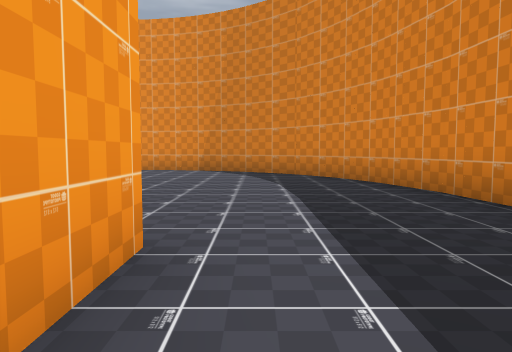
[1] (above)

24 first-person views from a walk through a level from a Godot 3-D game. The camera is 1.2 m above the floor, tilts 4° down and sees 70° across. The floor is counted in squares, 2 m on a side. Each view is taken from the middle of a square. On the plan, view 1 faces up. The plan holds only what a view shows up to about 10 squares ahead; the rest is blank. The place goes on beyond the plan. Characters and animated objects are not drawn.

[2]
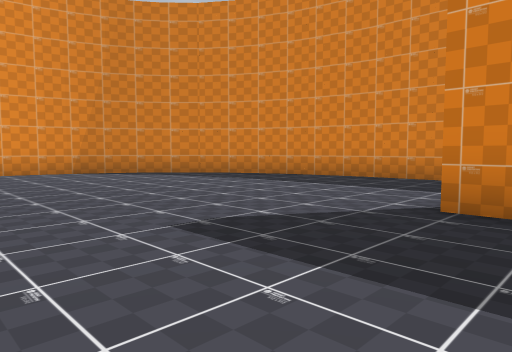

[3]
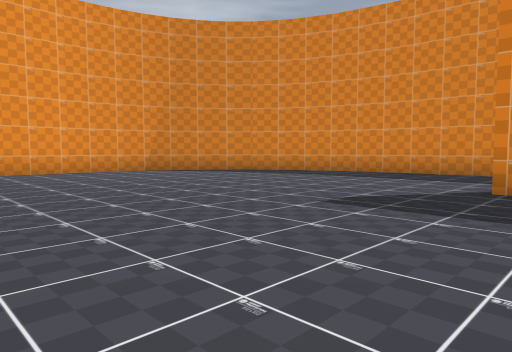

[4]
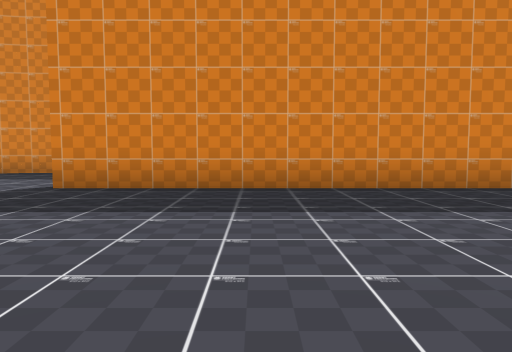

[5]
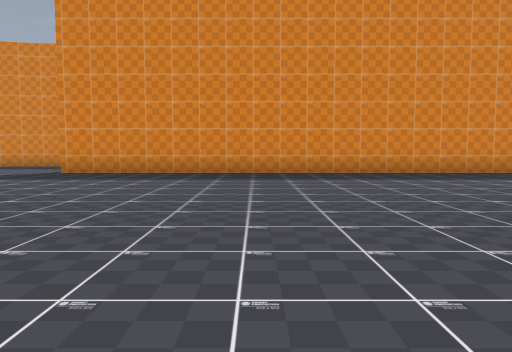

[6]
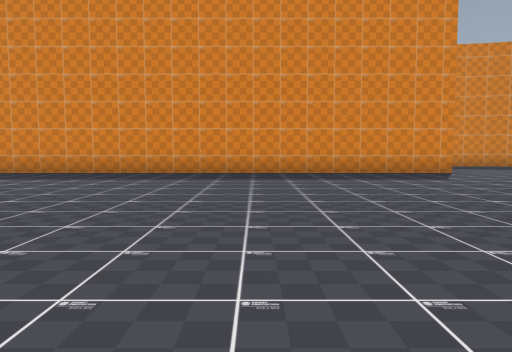

[7]
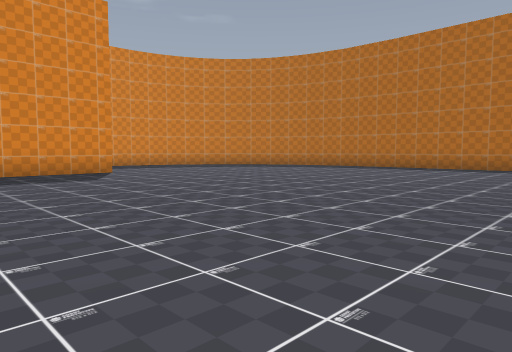

[8]
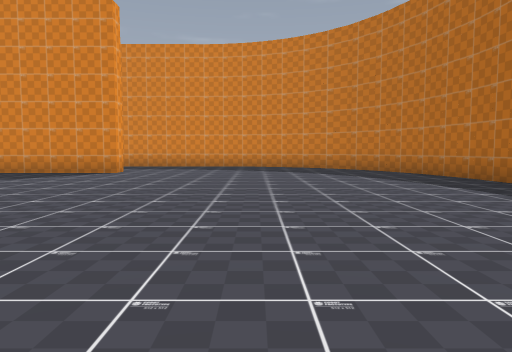

[9]
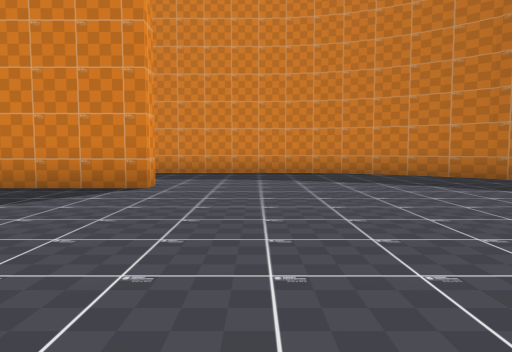

[10]
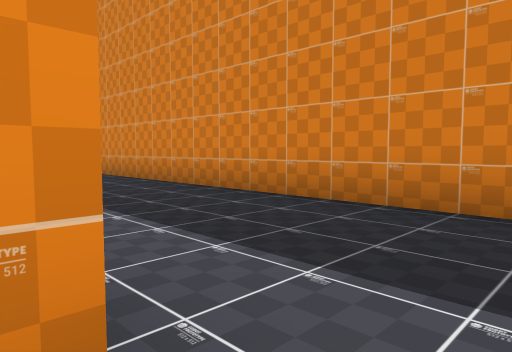

[11]
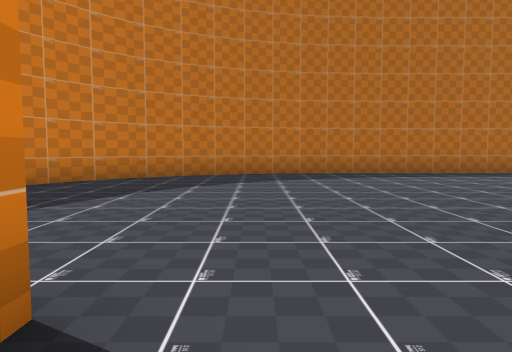

[12]
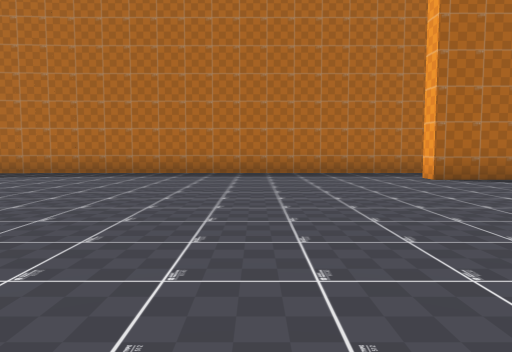

[13]
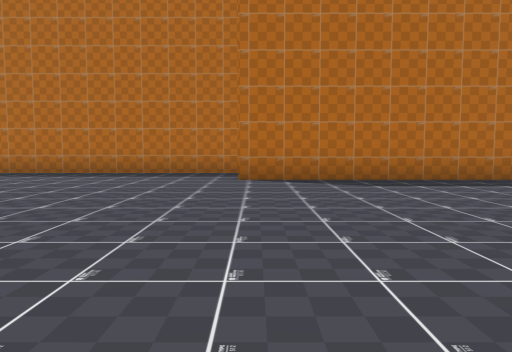

[14]
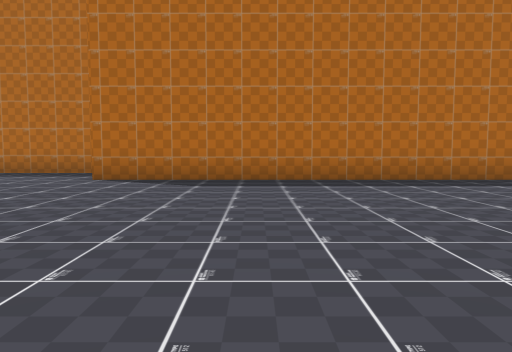

[15]
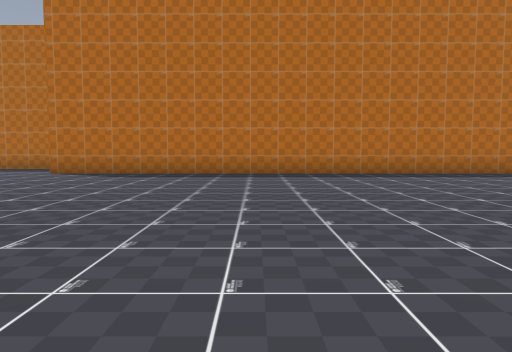

[16]
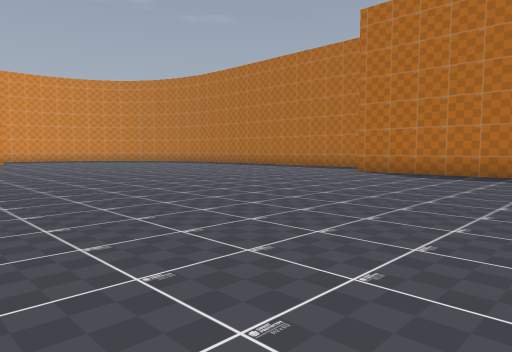

[17]
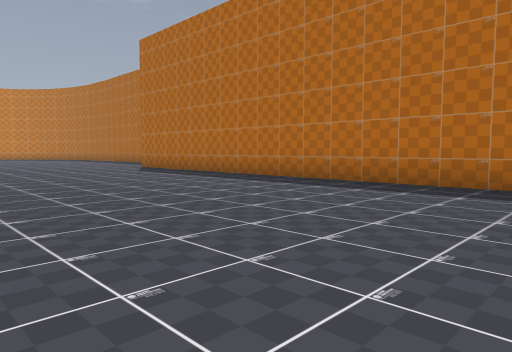

[18]
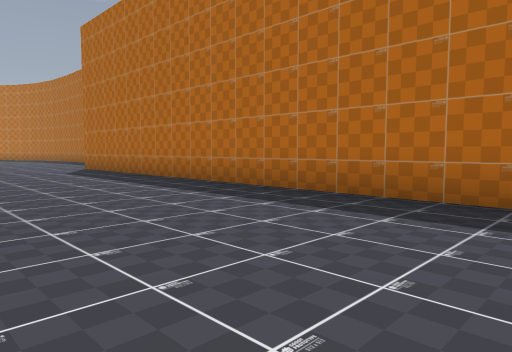

[19]
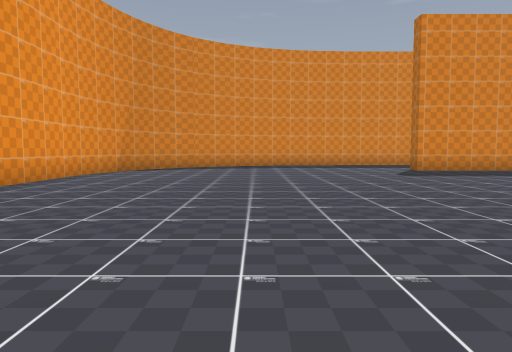

[20]
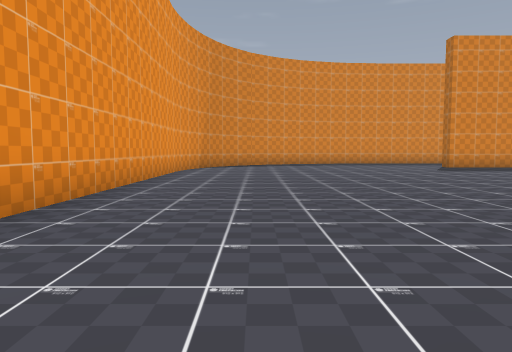

[21]
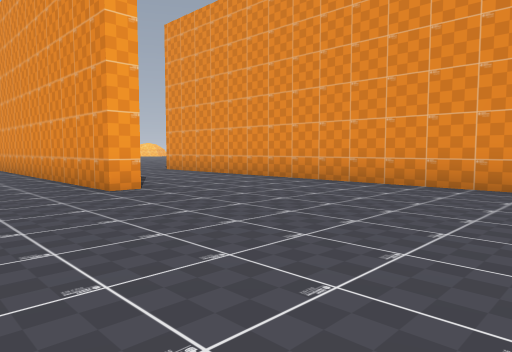

[22]
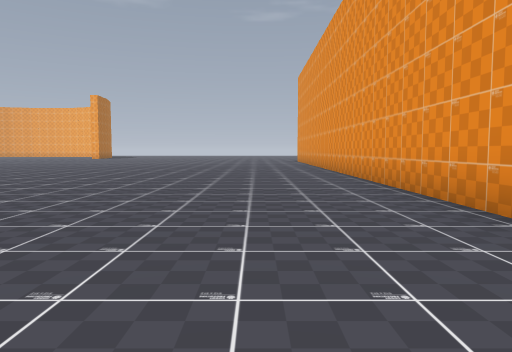

[23]
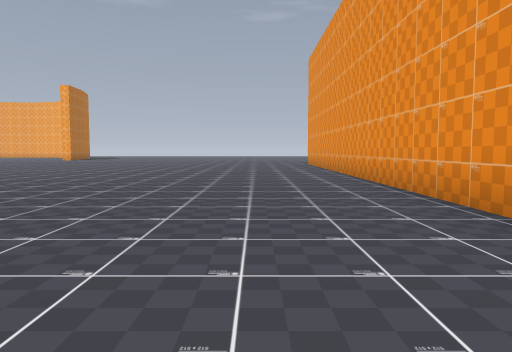

[24]
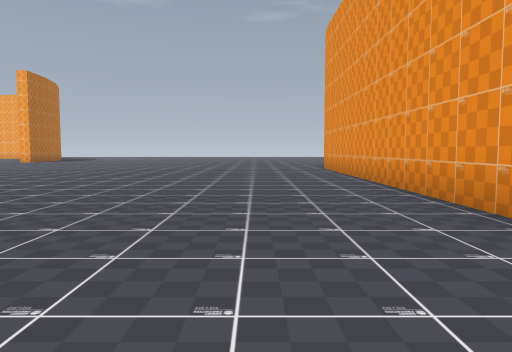

### Floor plan
Points are (right, up) in squares from view 1. A wall is a line through its corners. A room is listed if a view was taken in it or the views show most of it. See-through windows are left out.
Room 1 (views 1, 2, 3, 4, 5, 6, 7, 8, 9, 10, 11, 12, 13, 14, 15, 16, 17, 18, 19, 20, 21, 22, 23, 24)
walls: (-13.3, 7.9) (-13.3, 7.3) (-26.5, 7.3); (-0.7, 2.2) (-0.7, 0.9); (-0.6, -13.3) (-1.2, -13.3) (-1.2, 2.2); (2.8, 3) (2.8, 5.2); (-14.5, -21.7) (-3.2, -21.7); (2.7, 5.1) (2.3, 6.7); (2.8, -15.8) (2.8, -4.6); (2.4, 6.5) (2.2, 7.1); (2.7, -16.2) (2.8, -15.7); (-3.1, 11.3) (-16, 11.3); (2.2, 7) (1.8, 8); (-3.3, -21.6) (-1.4, -21.2); (-2.2, 11.1) (-3.3, 11.3); (1.8, 7.9) (1.5, 8.5); (1.6, 8.3) (1, 9.2); (-1.2, 10.8) (-2.3, 11.1); (0.3, 9.8) (-0.5, 10.4); (1.1, 9.1) (0.3, 9.9); (2.1, -18.1) (2.5, -17.1) (2.8, -16.2); (-1.4, -21.1) (-0.5, -20.7); (-0.4, 10.4) (-1.4, 10.8); (-0.2, -20.5) (0.7, -19.9); (-0.6, -20.8) (0, -20.5); (1.3, -19.3) (2.2, -17.9); (0.7, -20) (1.4, -19.2); (-25.6, -19.5) (-13.6, -19.5) (-13.6, -20)

Positions as (right, up) in squares from view 1, and headings:
1: (0, 0), facing up
2: (-5, 1), facing up-right
3: (-7, 1), facing up-right
4: (-7, -1), facing right
5: (-11, -3), facing right
6: (-11, -8), facing right
7: (-11, -9), facing down-right
8: (-11, -17), facing right
9: (-7, -15), facing right
10: (-1, -14), facing up-right
11: (-2, -12), facing down
12: (-10, -12), facing down
13: (-14, -12), facing down
14: (-17, -12), facing down
15: (-19, -10), facing down
16: (-19, -10), facing down-right
17: (-26, -13), facing down-right
18: (-26, -15), facing down-right
19: (-12, 7), facing right
20: (-14, 9), facing right
21: (-8, 5), facing up-left
22: (-11, 5), facing left
23: (-15, 5), facing left
24: (-19, 5), facing left
